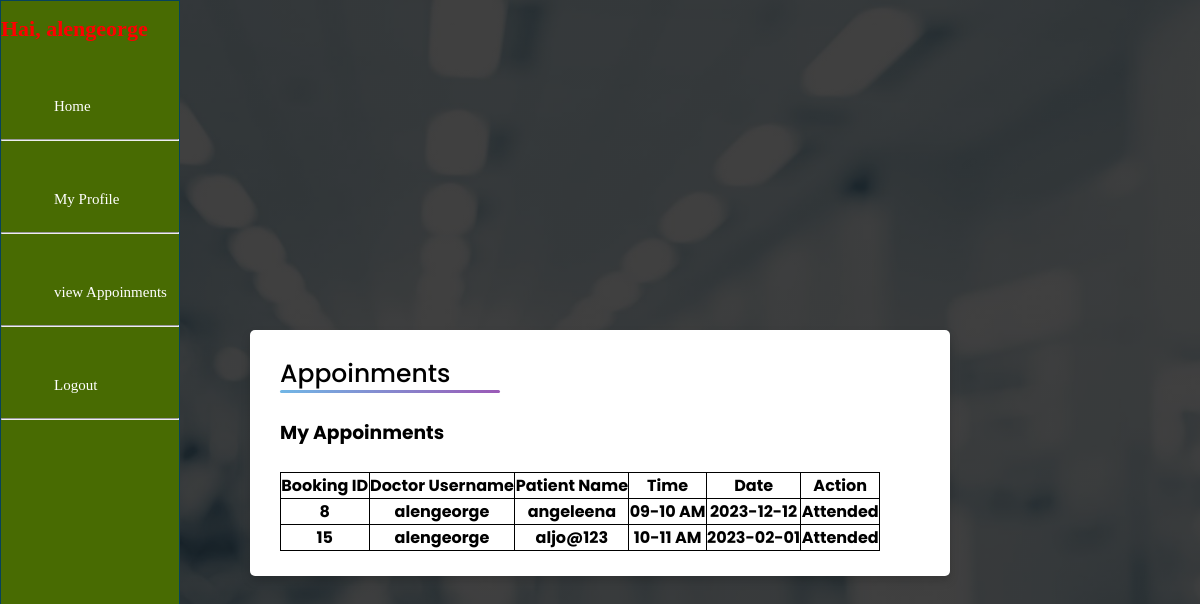
The page /doctor/appoinment_log.php (signed in) on the database its author committed.
### tables this page shows
CREATE TABLE `booking_tab` (
  `b_id` int(11) NOT NULL,
  `username` varchar(100) NOT NULL,
  `dept` varchar(100) NOT NULL,
  `dname` varchar(100) NOT NULL,
  `time` varchar(20) NOT NULL,
  `date` date NOT NULL,
  `b_status` int(11) NOT NULL
);

### doctor/appoinment_log.php (the view, shortened to what this page needs)
<?php
include "../inc/side.php";
include "../inc/connection.php";
$dname=$_SESSION['user'];
$sql = "SELECT * FROM `booking_tab` WHERE dname='$dname'";
$query = mysqli_query($conn, $sql);
?>
<!DOCTYPE html>
<html lang="en" dir="ltr">
<head>
  <link rel="stylesheet" href="../css/registerstyle.css">
</head>
<body>
  <div class="reg">
    <div class="container">
      <div class="title">Appoinments</div>
      <div class="content"><br>
        <h3>My Appoinments</h3><br>
          <table class="tab" id="myTable" border="1" cellpadding="3" align="center" width="600" height="50">
    <tr>
       <th>Booking ID</th>
       <th>Doctor Username</th>
       <th>Patient Name</th>
       <th>Time</th>
       <th>Date</th>
       <th>Action</th>
    </tr>
<?php
while($rows = mysqli_fetch_assoc($query))
{
?>
    <tr>
       <td><b><?php echo $rows['b_id'];?></b></td>
       <th><?php echo $rows['dname']; ?></th>
       <th><?php echo $rows['username'];?></th>
       <th><?php echo $rows['time'];?></th>
       <th><?php echo $rows['date'];?></th>
       <?php
       if($rows['b_status']==0){ ?>
       <th><a href="attend.php?bkid=<?php echo $rows['b_id']; ?>">Attend</a></th>
       <?php }
       else{
        ?>
        <th>Attended</th>
<?php
       } ?>
      </tr>
    <?php
}
?>
    </table>
      </div>
    </div>
  </div>
</body>
</html>

### css/registerstyle.css (style rules this page uses)
body { background-color: #E7E7E7; background-image: linear-gradient(rgba(0, 0, 0, 0.75),rgba(0,0,0,0.75)),url(../img/b1.jpeg); background-repeat: no-repeat; background-attachment: fixed; background-size: cover; margin: 0; }
.reg * { margin: 0; padding: 0; box-sizing: border-box; font-family: 'Poppins',sans-serif; }
.reg { font-family: 'Poppins',sans-serif; height: auto; display: flex; justify-content: center; padding: 10px; }
.reg .container { max-width: 700px; width: 100%; background-color: #fff; padding: 25px 30px; border-radius: 5px; box-shadow: 0 5px 10px rgba(0,0,0,0.15); }
.reg .container .title { font-size: 25px; font-weight: 500; position: relative; }
.reg .container .title::before { content: ""; position: absolute; left: 0; bottom: 0; height: 3px; width: 220px; border-radius: 5px; background: linear-gradient(135deg, #71b7e6, #9b59b6); }

### inc/side.php (style rules this page uses)
body { background-color: #E7E7E7; margin: 0; }

### doctor/appoinment_log.php (style rules this page uses)
.reg { margin-top: -90%; }
table, th, td { border: 1px solid black; padding: 8px; border-collapse:collapse; text-align: center; }

### rows shown on the page
booking_tab: b_id "8", dname "alengeorge", username "angeleena", time "09-10 AM", date "2023-12-12", b_status "Attended"
booking_tab: b_id "15", dname "alengeorge", username "aljo@123", time "10-11 AM", date "2023-02-01", b_status "Attended"
